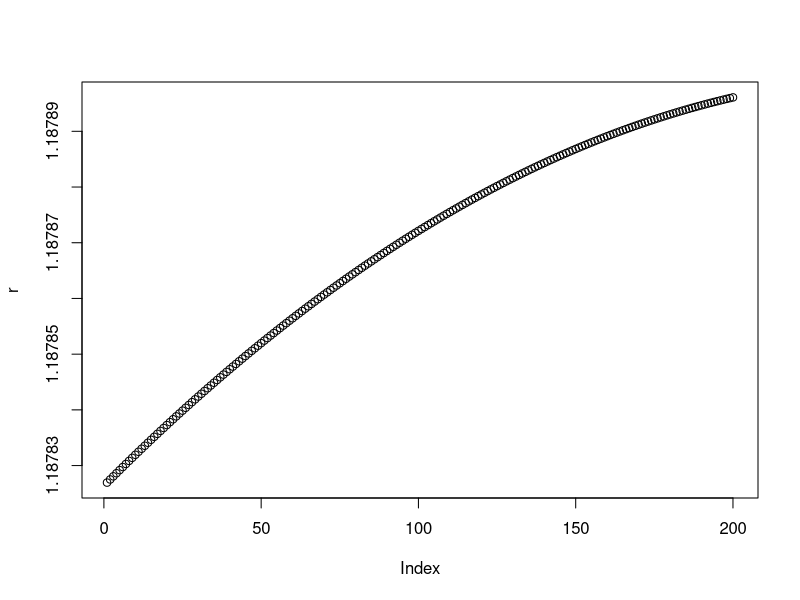
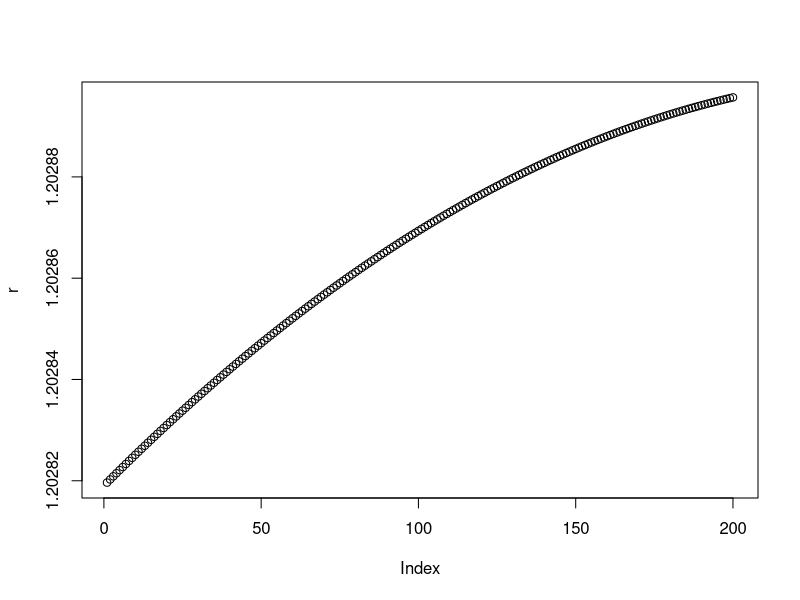
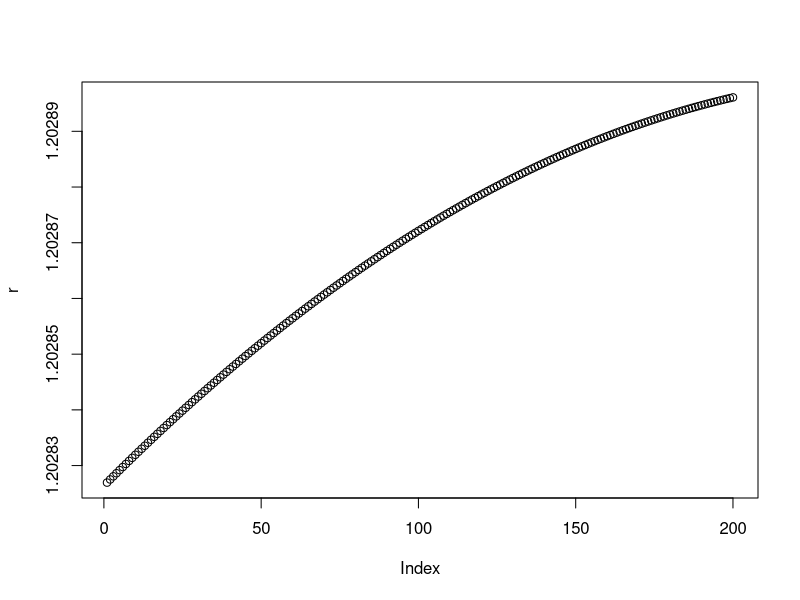
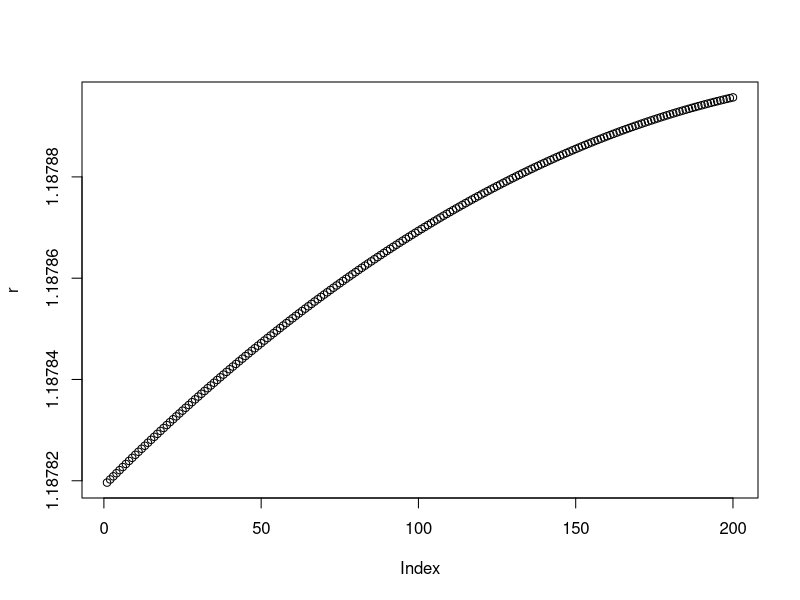
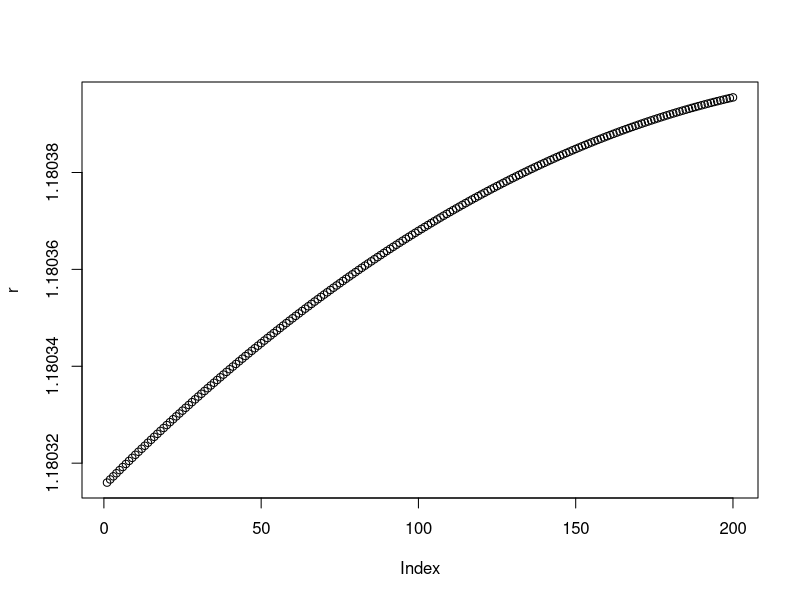
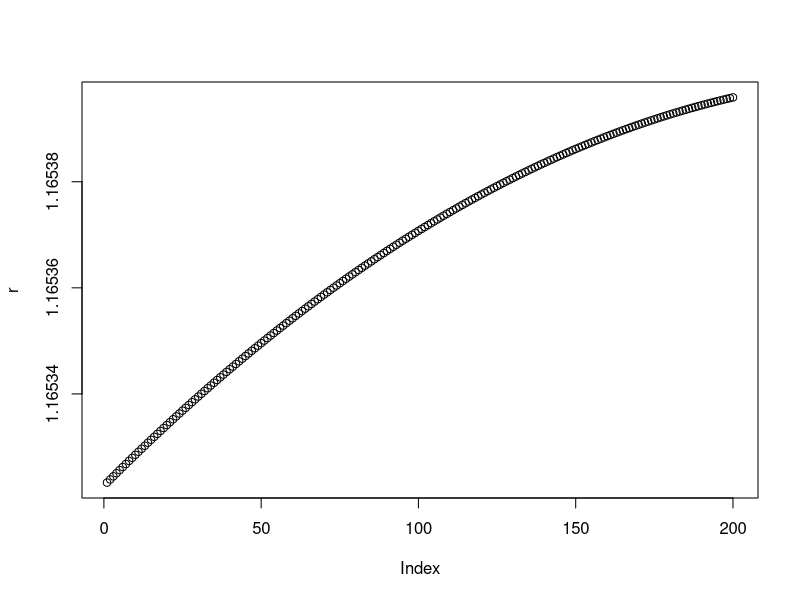
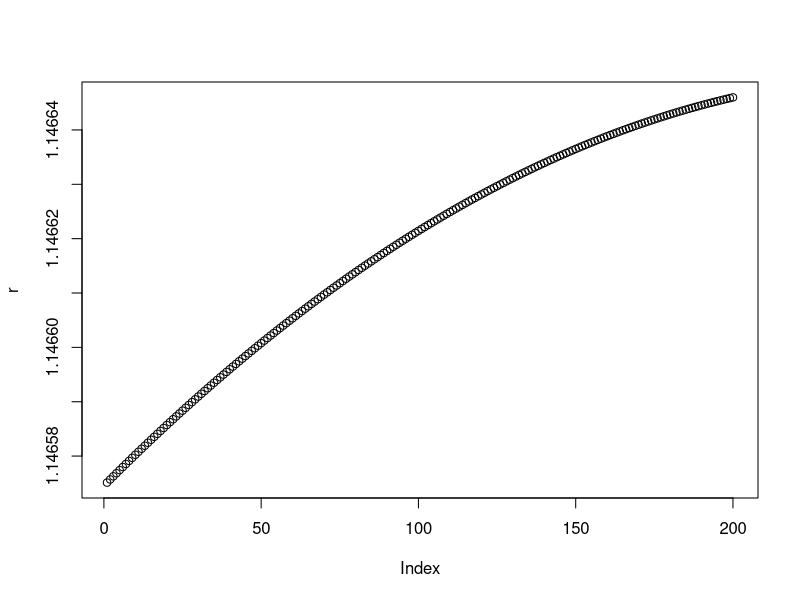
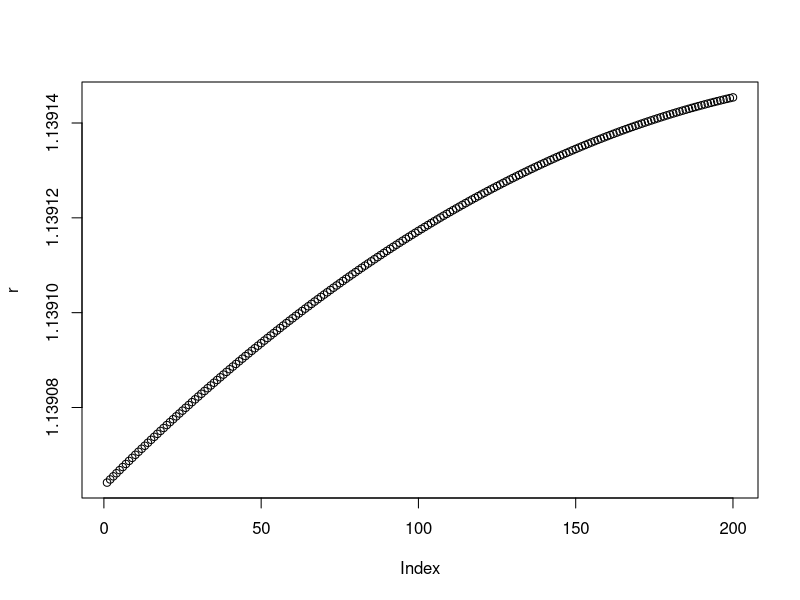

The R source for these figures, in order:
price <- read.csv(file = 'eur.csv')
head(price)
low = diff(price[["Low"]])
high = diff(price[["High"]])
open = diff(price[["Open"]])
range = price[["High"]] - price[["Low"]]
prange = c(range[2:length(range)],0)
price1=data.frame(open=c(0,open), high=c(0,high), low=c(0,low), popen=c(open,0), phigh=c(high,0), plow=c(low,0), range = range, prange=prange)

write.csv(
  price1[2:(nrow(price1)-1),],
  file = 'ml.csv',)
  




sinWave = function(f,s) sin((1:length(priceR)-1)/length(priceR)*2*pi*2^(f-1)-s*2*pi)
rescaleSin = function(sn, v) (min(priceR) + v[2]*priceRange + sn * priceRange * v[1])

experimentLength = 200

fits = list()
prices = list()
priceR = price[["Open"]][1:experimentLength];

for(iteration in 1:16){
 
  
  
  
  #/// cor
  #sinWavePar = optim(c(1,0), function(v) cor(sinWave(v[1],v[2]), priceR), method = "L-BFGS-B", lower = c(-3,0), upper = c(5,1), control = list(fnscale = -1) )
  sinWavePar = optim(c(1,0), function(v) cor(sinWave(v[1],v[2]), priceR), control = list(fnscale = -1) )
  
  #// sin
  selectedSin = sinWave(sinWavePar$par[1],sinWavePar$par[2])
  
  #// scale
  priceRange = max(priceR) - min(priceR)
  scaledSin = selectedSin * priceRange + min(priceR)
  
  #// minimize var
  
  varPar = optim(c(1,0), function(v) { r = rescaleSin(selectedSin, v); m = median(abs(r - priceR)); print(c(v,m)); plot(r); m })
  rescaledSin = rescaleSin(selectedSin, varPar$par)
  priceRReminder = rescaledSin - priceR
  
  fits[[length(fits)+1]] = rescaledSin
  prices[[length(prices)+1]] = priceRReminder
  priceR = priceRReminder

}

plot(price[["Open"]][1:experimentLength])

for(it in 1:16) {
lines(apply(matrix(unlist(fits[1:it]), experimentLength), 1, function(x) sum(x)))
}

plot(apply(matrix(unlist(fits[1:7]), experimentLength), 1, function(x) sum(x)))

